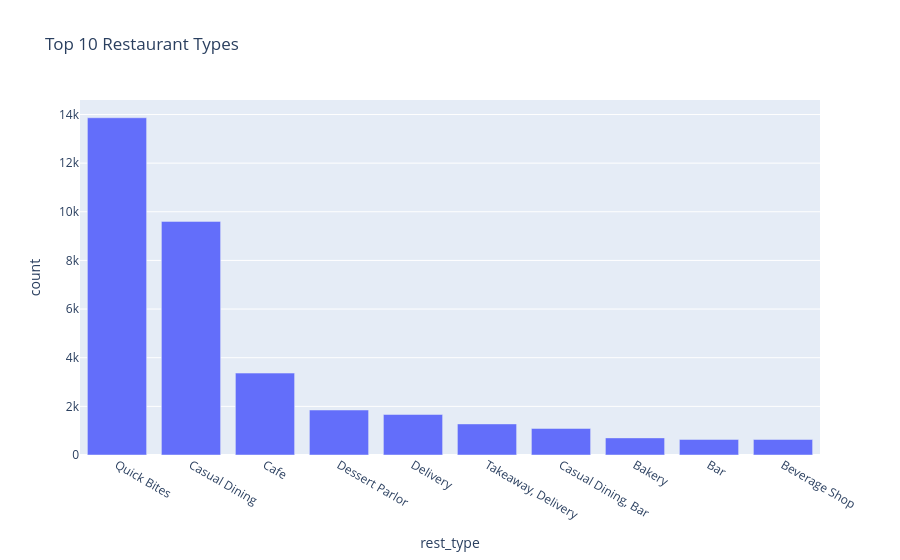

Write notebook code for a chart like this one.
### Markdown cell above
# Most Popular Restaurant types

### Code cell
#df.rest_type.value_counts().head(10).iplot(kind="bar")

import plotly.express as px

# Prepare the data
top_rest_types = df['rest_type'].value_counts().head(10).reset_index()
top_rest_types.columns = ['rest_type', 'count']

# Plot
fig = px.bar(top_rest_types, x='rest_type', y='count', title='Top 10 Restaurant Types')
fig.show()

### Figure 1 — Plotly figure (JSON) as saved in the notebook; plotly's stock layout.template omitted (floating-point values rounded to 4 significant figures)
{"data": [{"alignmentgroup": "True", "hovertemplate": "rest_type=%{x}<br>count=%{y}<extra></extra>", "legendgroup": "", "marker": {"color": "#636efa", "pattern": {"shape": ""}}, "name": "", "offsetgroup": "", "orientation": "v", "showlegend": false, "textposition": "auto", "type": "bar", "x": ["Quick Bites", "Casual Dining", "Cafe", "Dessert Parlor", "Delivery", "Takeaway, Delivery", "Casual Dining, Bar", "Bakery", "Bar", "Beverage Shop"], "xaxis": "x", "y": [13866, 9605, 3368, 1850, 1666, 1278, 1092, 704, 640, 638], "yaxis": "y"}], "layout": {"barmode": "relative", "legend": {"tracegroupgap": 0}, "title": {"text": "Top 10 Restaurant Types"}, "xaxis": {"anchor": "y", "domain": [0, 1], "title": {"text": "rest_type"}}, "yaxis": {"anchor": "x", "domain": [0, 1], "title": {"text": "count"}}}}
